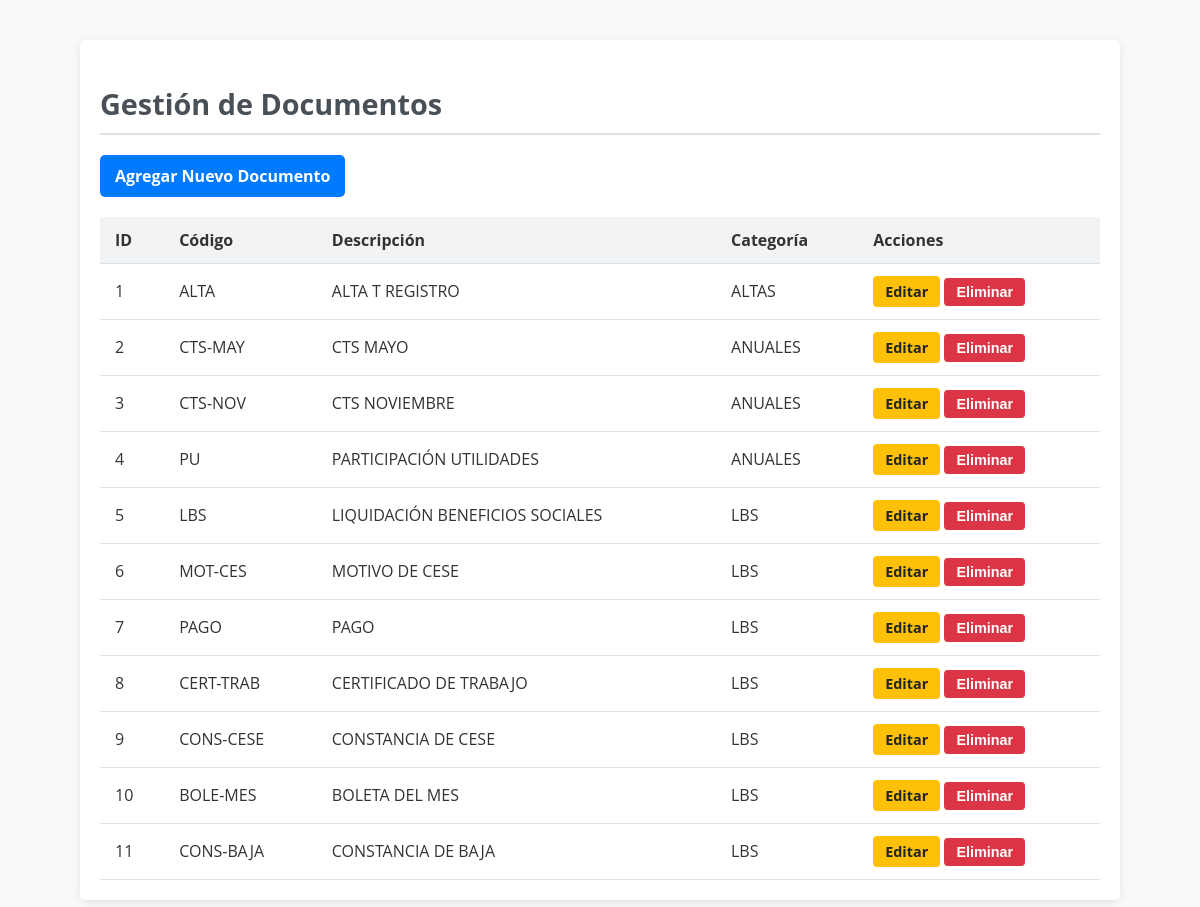
The app's page /documentos with its own data.
### tables this page shows
CREATE TABLE DOCUMENTOS (
    ID INT AUTO_INCREMENT PRIMARY KEY,
    CODIGO VARCHAR(50) NOT NULL,
    DESCRIPCION VARCHAR(255) NOT NULL,
    CATEGORIA VARCHAR(50) NOT NULL
);

### Controllers/DocumentosController.php (called while the page is built, shortened)
<?php
class DocumentosController
{
    public static function getAll()
    {
        $documentos = Documento::getAll();
        require_once __DIR__ . '/../Views/Documentos/Index.php';
    }
}

### Libs/Database.php (called while the page is built, shortened)
<?php
class Database
{
    private static $instance = null;
    private function __construct()
    {
        $host = 'localhost';
        $dbname = 'gestor_rrhh';
        $username = 'root';
        $password = '';
        try {
            $this->connection = new PDO("mysql:host=$host;dbname=$dbname;charset=utf8mb4", $username, $password);
        } catch (PDOException $e) {
            die("Error en la conexión: " . $e->getMessage());
        }
    }
    public static function getInstance()
    {
        if (self::$instance === null) {
            self::$instance = new self();
        }
        return self::$instance;
    }
    public static function query($sql, $params = [])
    {
        $instance = self::getInstance();
        try {
            $stmt = $instance->connection->prepare($sql);
            $stmt->execute($params);
            return $stmt->fetchAll(PDO::FETCH_ASSOC);
        } catch (PDOException $e) {
            die("Error en la consulta: " . $e->getMessage());
        }
    }
}

### Models/Documentos.php (called while the page is built, shortened)
<?php
class Documento
{
    public static function getAll()
    {
        return Database::query("SELECT * FROM DOCUMENTOS");
    }
}

### Views/Documentos/Index.php (the view, shortened to what this page needs)
<div class="container">
    <h2>Gestión de Documentos</h2>
    <a href="/documentos/create" class="button">Agregar Nuevo Documento</a>
    <table>
        <thead>
            <tr>
                <th>ID</th>
                <th>Código</th>
                <th>Descripción</th>
                <th>Categoría</th>
                <th>Acciones</th>
            </tr>
        </thead>
        <tbody>
            <?php foreach ($documentos as $doc): ?>
                <tr>
                    <td><?= htmlspecialchars($doc['ID']) ?></td>
                    <td><?= htmlspecialchars($doc['CODIGO']) ?></td>
                    <td><?= htmlspecialchars($doc['DESCRIPCION']) ?></td>
                    <td><?= htmlspecialchars($doc['CATEGORIA']) ?></td>
                    <td class="actions">
                        <a href="/documentos/update/<?= $doc['ID'] ?>" class="edit">Editar</a>
                        <form action="/documentos/delete" method="POST" style="display:inline;">
                            <button type="submit" class="delete" onclick="return confirm('¿Está seguro de eliminar este documento?');">Eliminar</button>
                        </form>
                    </td>
                </tr>
            <?php endforeach; ?>
        </tbody>
    </table>
</div>

### Index.php (shortened to what this page needs)
<?php
require_once 'Libs\Database.php';
require_once 'Controllers\DocumentosController.php';
require_once __DIR__ . '/Models/Documentos.php';
$basePath = str_replace('/index.php', '', $_SERVER['SCRIPT_NAME']);
$path = parse_url($_SERVER['REQUEST_URI'], PHP_URL_PATH);
$path = str_replace($basePath, '', $path);
$path = trim($path, '/');
$segments = explode('/', $path);
$controller = $segments[0] ?? '';
$action = $segments[1] ?? '';
$id = $segments[2] ?? '';
switch ($controller) {
    case 'documentos':
            if ($action === '') {
                Controllers\DocumentosController::getAll();
            } elseif ($action === 'create' && $_SERVER['REQUEST_METHOD'] === 'POST') {
                Controllers\DocumentosController::create();
            } elseif ($action === 'create') {
                require_once __DIR__ . '/Views/Documentos/Create.php';
            } elseif ($action === 'update' && $_SERVER['REQUEST_METHOD'] === 'GET' && isset($id)) {
                Controllers\DocumentosController::edit($id);
            } elseif ($action === 'update' && $_SERVER['REQUEST_METHOD'] === 'POST') {
                Controllers\DocumentosController::update();
            } elseif ($action === 'delete') {
                Controllers\DocumentosController::delete();
            } else {
                http_response_code(404);
                echo json_encode(['error' => 'Ruta no encontrada']);
            }
            break;
}

### Views/Documentos/Index.php (style rules this page uses)
.container { max-width: 1000px; margin: 40px auto; padding: 20px; background: #fff; border-radius: 5px; box-shadow: 0 2px 8px rgba(0, 0, 0, 0.1); }
h2 { margin-bottom: 20px; font-size: 1.8rem; color: #495057; border-bottom: 2px solid #dee2e6; padding-bottom: 10px; }
.button { display: inline-block; background: #007bff; color: white; padding: 10px 15px; text-decoration: none; font-weight: bold; border-radius: 5px; transition: background 0.3s ease; }
table { width: 100%; border-collapse: collapse; margin-top: 20px; }
table thead { background: #f1f3f5; }
table th, table td { padding: 12px 15px; text-align: left; border-bottom: 1px solid #dee2e6; }
.actions button, .actions a { display: inline-block; text-decoration: none; padding: 6px 12px; border-radius: 4px; font-weight: bold; cursor: pointer; font-size: 0.9rem; }
.actions .edit { background-color: #ffc107; color: #212529; }
.actions .delete { background-color: #dc3545; color: white; border: none; }

### records on screen
documentos: ID "1", CODIGO "ALTA", DESCRIPCION "ALTA T REGISTRO", CATEGORIA "ALTAS"
documentos: ID "2", CODIGO "CTS-MAY", DESCRIPCION "CTS MAYO", CATEGORIA "ANUALES"
documentos: ID "3", CODIGO "CTS-NOV", DESCRIPCION "CTS NOVIEMBRE", CATEGORIA "ANUALES"
documentos: ID "4", CODIGO "PU", DESCRIPCION "PARTICIPACIÓN UTILIDADES", CATEGORIA "ANUALES"
documentos: ID "5", CODIGO "LBS", DESCRIPCION "LIQUIDACIÓN BENEFICIOS SOCIALES", CATEGORIA "LBS"
documentos: ID "6", CODIGO "MOT-CES", DESCRIPCION "MOTIVO DE CESE", CATEGORIA "LBS"
documentos: ID "7", CODIGO "PAGO", DESCRIPCION "PAGO", CATEGORIA "LBS"
documentos: ID "8", CODIGO "CERT-TRAB", DESCRIPCION "CERTIFICADO DE TRABAJO", CATEGORIA "LBS"
documentos: ID "9", CODIGO "CONS-CESE", DESCRIPCION "CONSTANCIA DE CESE", CATEGORIA "LBS"
documentos: ID "10", CODIGO "BOLE-MES", DESCRIPCION "BOLETA DEL MES", CATEGORIA "LBS"
documentos: ID "11", CODIGO "CONS-BAJA", DESCRIPCION "CONSTANCIA DE BAJA", CATEGORIA "LBS"
